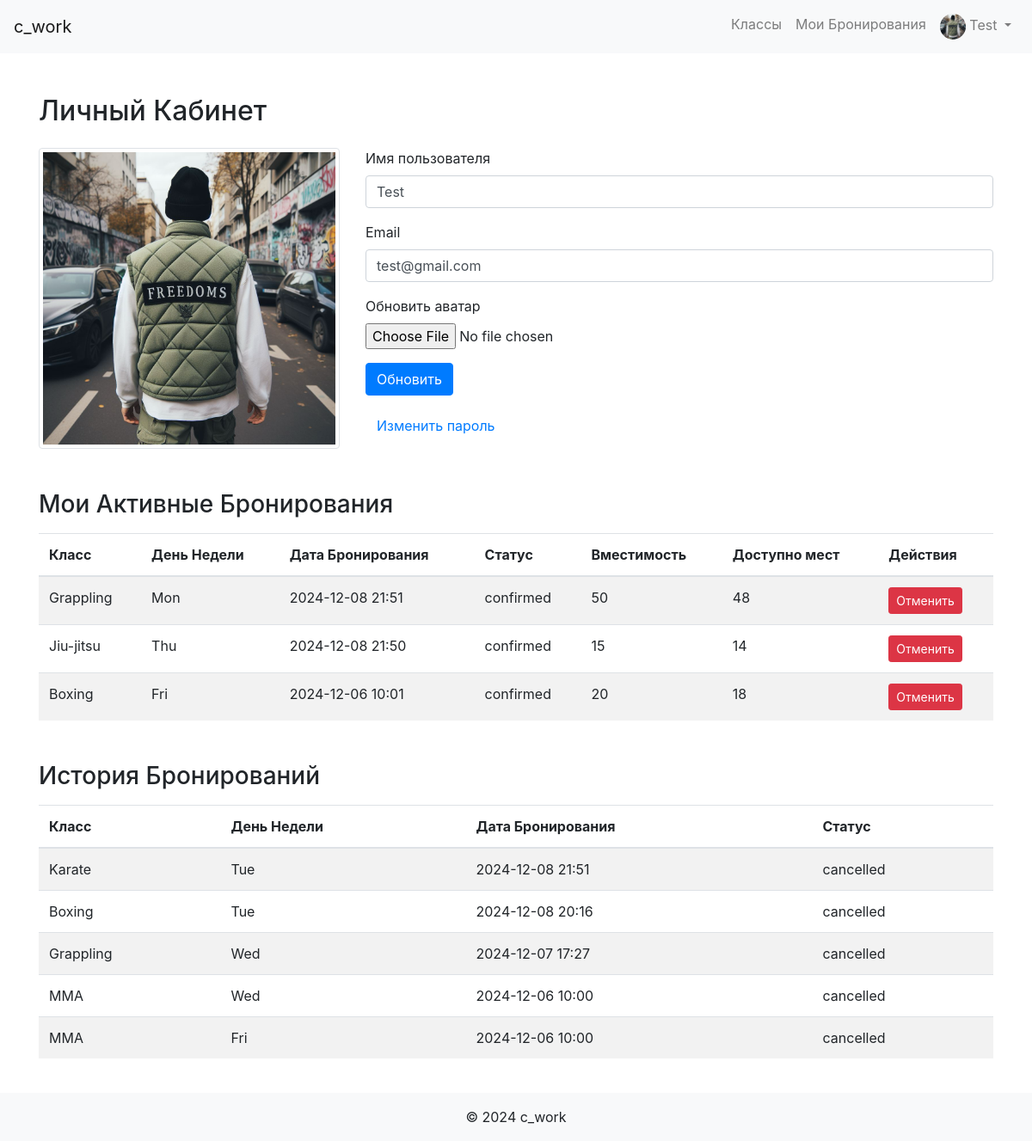
The page /profile (signed in) on the database its author committed.
### app/models.py (models this page shows, shortened)
class User(db.Model, UserMixin):
    id = db.Column(db.Integer, primary_key=True)
    username = db.Column(db.String(20), unique=True, nullable=False)
    email = db.Column(db.String(120), unique=True, nullable=False)
    password = db.Column(db.String(60), nullable=False)
    is_admin = db.Column(db.Boolean, default=False)
    avatar = db.Column(db.String(120), nullable=True, default='user.png')  # Поле для аватара
    date_registered = db.Column(db.DateTime, nullable=False, default=datetime.utcnow)  # Дата регистрации
    last_login = db.Column(db.DateTime, nullable=True)  # Последний вход
    bookings = db.relationship('Booking', backref='user', lazy=True)
    payments = db.relationship('Payment', backref='user', lazy=True)

class Booking(db.Model):
    id = db.Column(db.Integer, primary_key=True)
    user_id = db.Column(db.Integer, db.ForeignKey('user.id'), nullable=False)
    class_id = db.Column(db.Integer, db.ForeignKey('class.id'), nullable=False)
    booking_date = db.Column(db.DateTime, nullable=False, default=datetime.utcnow)
    status = db.Column(db.String(20), nullable=False, default='confirmed')  # Статус бронирования
    day = db.Column(db.String(10), nullable=False)  # День недели выбранный пользователем

class Class(db.Model):
    id = db.Column(db.Integer, primary_key=True)
    name = db.Column(db.String(100), nullable=False)
    description = db.Column(db.Text, nullable=True)
    schedule = db.Column(db.DateTime, nullable=False)
    capacity = db.Column(db.Integer, default=10, nullable=False)
    days_of_week = db.Column(db.String(100), nullable=False)
    extra_info = db.Column(db.Text, nullable=True)
    image_filename = db.Column(db.String(100), nullable=True)
    bookings = db.relationship('Booking', backref='class_', lazy=True, cascade='all, delete-orphan')
    def available_slots(self):
        confirmed_bookings = Booking.query.filter_by(class_id=self.id, status='confirmed').count()
        return self.capacity - confirmed_bookings

### app/routes.py (the view, shortened to what this page needs)
@main_bp.route('/profile', methods=['GET', 'POST'])
@login_required
def profile():
    form = UpdateProfileForm()
    if request.method == 'GET':
        form.username.data = current_user.username
        form.email.data = current_user.email
    confirmed_bookings = Booking.query.filter_by(user_id=current_user.id, status='confirmed').order_by(
        Booking.booking_date.desc()).all()
    cancelled_bookings = Booking.query.filter_by(user_id=current_user.id, status='cancelled').order_by(
        Booking.booking_date.desc()).all()
    logger.info(f"User ID {current_user.id} has {len(confirmed_bookings)} confirmed bookings.")
    for booking in confirmed_bookings:
        logger.info(f"Booking ID: {booking.id}, Class ID: {booking.class_id}, Status: {booking.status}")
    cancel_forms = {booking.id: CancelBookingForm(booking_id=booking.id) for booking in confirmed_bookings}
    avatar_url = url_for('static', filename='images/' + (current_user.avatar or 'default_avatar.png'))
    return render_template(
        'profile.html',
        user=current_user,  # Передаём current_user как 'user'
        form=form,
        avatar_url=avatar_url,
        bookings=confirmed_bookings,
        cancelled_bookings=cancelled_bookings,
        cancel_forms=cancel_forms
    )

### app/forms.py (shortened to what this page needs)
class UpdateProfileForm(FlaskForm):
    username = StringField('Имя пользователя', validators=[
        DataRequired(),
        Length(min=2, max=20)
    ])
    email = StringField('Email', validators=[
        DataRequired(),
        Email()
    ])
    avatar = FileField('Обновить аватар', validators=[
        FileAllowed(['jpg', 'jpeg', 'png', 'gif'], 'Только изображения!')
    ])
    submit = SubmitField('Обновить')

class CancelBookingForm(FlaskForm):
    booking_id = HiddenField('Booking ID', validators=[DataRequired()])
    submit = SubmitField('Отменить')

### app/models.py (called while the page is built)
@login_manager.user_loader
def load_user(user_id):
    return User.query.get(int(user_id))

### app/templates/profile.html (shortened to what this page needs)
{% extends "base.html" %}
{% block content %}
<div class="container mt-5">
    <h2>Личный Кабинет</h2>
    <div class="row mt-4">
        <div class="col-md-4 text-center">
            {% if user.avatar %}
                <img src="{{ url_for('static', filename='images/' + user.avatar) }}" class="img-thumbnail" alt="Аватар">
            {% else %}
                <img src="{{ url_for('static', filename='images/user.png') }}" class="img-thumbnail" alt="Аватар">
            {% endif %}
        </div>
        <div class="col-md-8">
            <form method="POST" enctype="multipart/form-data" id="edit-profile-form">
                <div class="form-group">
                    {{ form.username.label(class="form-control-label") }}
                    {{ form.username(class="form-control", placeholder="Введите ваше имя") }}
                </div>
                <div class="form-group">
                    {{ form.email.label(class="form-control-label") }}
                    {{ form.email(class="form-control", placeholder="Введите ваш email") }}
                </div>
                <div class="form-group">
                    {{ form.avatar.label(class="form-control-label") }}
                    {{ form.avatar(class="form-control-file") }}
                </div>
                <button type="submit" class="btn btn-primary">{{ form.submit.label.text }}</button>
            </form>
            <a href="{{ url_for('main.change_password') }}" class="btn btn-link mt-3">Изменить пароль</a>
        </div>
    </div>
    <h3 class="mt-5">Мои Активные Бронирования</h3>
    {% if bookings %}
        <table class="table table-striped mt-3">
            <thead>
                <tr>
                    <th>Класс</th>
                    <th>День Недели</th>
                    <th>Дата Бронирования</th>
                    <th>Статус</th>
                    <th>Вместимость</th>
                    <th>Доступно мест</th>
                    <th>Действия</th>
                </tr>
            </thead>
            <tbody>
                {% for booking in bookings %}
                <tr>
                    <td>{{ booking.class_.name if booking.class_ else 'Класс удалён' }}</td>
                    <td>{{ booking.day }}</td>
                    <td>{{ booking.booking_date.strftime('%Y-%m-%d %H:%M') }}</td>
                    <td>{{ booking.status }}</td>
                    <td>{{ booking.class_.capacity if booking.class_ else '-' }}</td>
                    <td>{{ booking.class_.available_slots() if booking.class_ else '-' }}</td>
                    <td>
                        <form action="{{ url_for('main.cancel_booking', booking_id=booking.id) }}" method="POST">
                            {{ cancel_forms[booking.id].submit(class="btn btn-danger btn-sm", onclick="return confirm('Вы уверены, что хотите отменить бронирование?');") }}
                        </form>
                    </td>
                </tr>
                {% endfor %}
            </tbody>
        </table>
    {% else %}
        <p>У вас пока нет активных бронирований.</p>
    {% endif %}
    <h3 class="mt-5">История Бронирований</h3>
    {% if cancelled_bookings %}
        <table class="table table-striped mt-3">
            <thead>
                <tr>
                    <th>Класс</th>
                    <th>День Недели</th>
                    <th>Дата Бронирования</th>
                    <th>Статус</th>
                </tr>
            </thead>
            <tbody>
                {% for booking in cancelled_bookings %}
                <tr>
                    <td>{{ booking.class_.name if booking.class_ else 'Класс удалён' }}</td>
                    <td>{{ booking.day }}</td>
                    <td>{{ booking.booking_date.strftime('%Y-%m-%d %H:%M') }}</td>
                    <td>{{ booking.status }}</td>
                </tr>
                {% endfor %}
            </tbody>
        </table>
    {% else %}
        <p>Нет отменённых бронирований.</p>
    {% endif %}
</div>
{% endblock %}

### app/templates/base.html (shortened to what this page needs)
<!DOCTYPE html>
<html lang="ru">
<head>
    <link rel="stylesheet" href="https://stackpath.bootstrapcdn.com/bootstrap/4.5.0/css/bootstrap.min.css">
    <link rel="stylesheet" href="{{ url_for('static', filename='css/styles.css') }}">
</head>
<body>
    <nav class="navbar navbar-expand-lg navbar-light bg-light">
        <a class="navbar-brand" href="{{ url_for('main.home') }}">c_work</a>
        <div class="collapse navbar-collapse" id="navbarNav">
            <ul class="navbar-nav ml-auto">
                {% if current_user.is_authenticated %}
                    <li class="nav-item">
                        <a class="nav-link" href="{{ url_for('main.classes') }}">Классы</a>
                    </li>
                    <li class="nav-item">
                        <a class="nav-link" href="{{ url_for('main.my_bookings') }}">Мои Бронирования</a>
                    </li>
                    <li class="nav-item dropdown">
                        <a class="nav-link dropdown-toggle" href="#" id="navbarDropdown" role="button" data-toggle="dropdown"
                           aria-haspopup="true" aria-expanded="false">
                            <img src="{{ url_for('static', filename='images/' + (current_user.avatar or 'user.png')) }}" alt="Аватар" class="rounded-circle" width="30" height="30">
                            {{ current_user.username }}
                        </a>
                    </li>
                {% endif %}
            </ul>
        </div>
    </nav>
    <div class="container-fluid">
        <div class="row">
            <main role="main" class="col-md-{{ '10' if current_user.is_authenticated and current_user.is_admin else '12' }} ml-sm-auto px-4">
                {% block content %}{% endblock %}
            </main>
        </div>
    </div>
    <footer class="footer bg-light text-center py-3 mt-4">
        {% block footer %}
        <span>&copy; 2024 c_work</span>
        {% endblock footer %}
    </footer>
</body>
</html>

### rows shown on the page
User: avatar (placeholder picture), username "Test", email "test@gmail.com"
Booking: class_ "Grappling", day "Mon", booking_date "2024-12-08 21:51", status "confirmed", class_ "50", class_ "48"
Booking: class_ "Jiu-jitsu", day "Thu", booking_date "2024-12-08 21:50", status "confirmed", class_ "15", class_ "14"
Booking: class_ "Boxing", day "Fri", booking_date "2024-12-06 10:01", status "confirmed", class_ "20", class_ "18"
Booking: class_ "Karate", day "Tue", booking_date "2024-12-08 21:51", status "cancelled"
Booking: class_ "Boxing", day "Tue", booking_date "2024-12-08 20:16", status "cancelled"
Booking: class_ "Grappling", day "Wed", booking_date "2024-12-07 17:27", status "cancelled"
Booking: class_ "MMA", day "Wed", booking_date "2024-12-06 10:00", status "cancelled"
Booking: class_ "MMA", day "Fri", booking_date "2024-12-06 10:00", status "cancelled"
